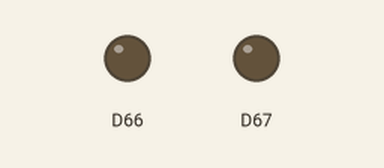
This sketch was run on a simulated Arduino Due. Shown: output pins drawn as LEDs (lit = HIGH).

Above: at 0.1 s.
Timing chart, 0 to 0.7 s (numbered marks = the images above):
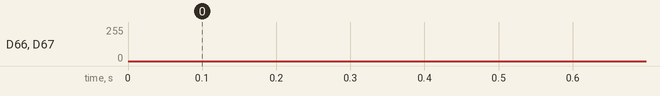

The sketch:

dac_vetorial_circulo_arco2.ino
```cpp
/*
  Desenho vetorial em osciloscopio
  dac0 -> x
  dac1 -> y
  resolucao -> 128 x 128

*/

int xOld, yOld;
float pi = 3.14;
float seno [390], cosseno [390];


void liga_seno_cosseno() {
  float i;
  int j = 0;
  for (i = 0.01; i < 2 * pi - 0.001; i += pi / 180) {
    seno[j] = sin(i);
    j++;
  }
  j = 0;
  for (i = 0.01; i < 2 * pi - 0.001; i += pi / 180) {
    cosseno[j] = cos(i);
    j++;
  }
}

void vetor(int x, int y) {
  float Dx = (float)x - (float)xOld;
  float Dy = (float)y - (float)yOld;
  float Vlen = Dx * Dx + Dy * Dy;
  int Pnum = (int)Vlen / 1000;
  float xPasso = Dx / (float)Pnum;
  float yPasso = Dy / (float)Pnum;
  float j;
  for (j = 0; j < Pnum; j++) {
    analogWrite(DAC0, xOld + (int)(j * xPasso));
    analogWrite(DAC1, yOld + (int)(j * yPasso));
  }
  xOld = x;
  yOld = y;
}

void circulo (int X0, int Y0, int raio) {
  int i;
  for (i = 0; i < 360; i++) {
    analogWrite(DAC0, X0 + (int) (raio * cosseno[i]));
    analogWrite(DAC1, Y0 + (int) (raio * seno[i]));
  }
}

void arco (int X0, int Y0, int raio, int ang0, int ang1, bool inverte) {
  int i;
  for (i = ang0 ; i != ang1; i += 1 - 2 * inverte) {
    if (i >= 360) i = 1;
    if (i <= 0) i = 359;
    analogWrite(DAC0, X0 + (int) (raio * cosseno[i]));
    analogWrite(DAC1, Y0 + (int) (raio * seno[i]));
  }
}


void setup() {
  Serial.begin(9600);
  // put your setup code here, to run once:
  analogWriteResolution(12);
  xOld = 0;
  yOld = 0;
  liga_seno_cosseno();
}


void loop() {
  circulo (1000, 1200, 70);
  circulo (1300, 1200, 70);
  //circulo (1300, 1300, 100);
  arco (1150, 1000, 300, 5, 175, 1);
  /*
    vetor(1095, 0);
    vetor(512, 1024);
    vetor(127, 512);
  */
}
```
